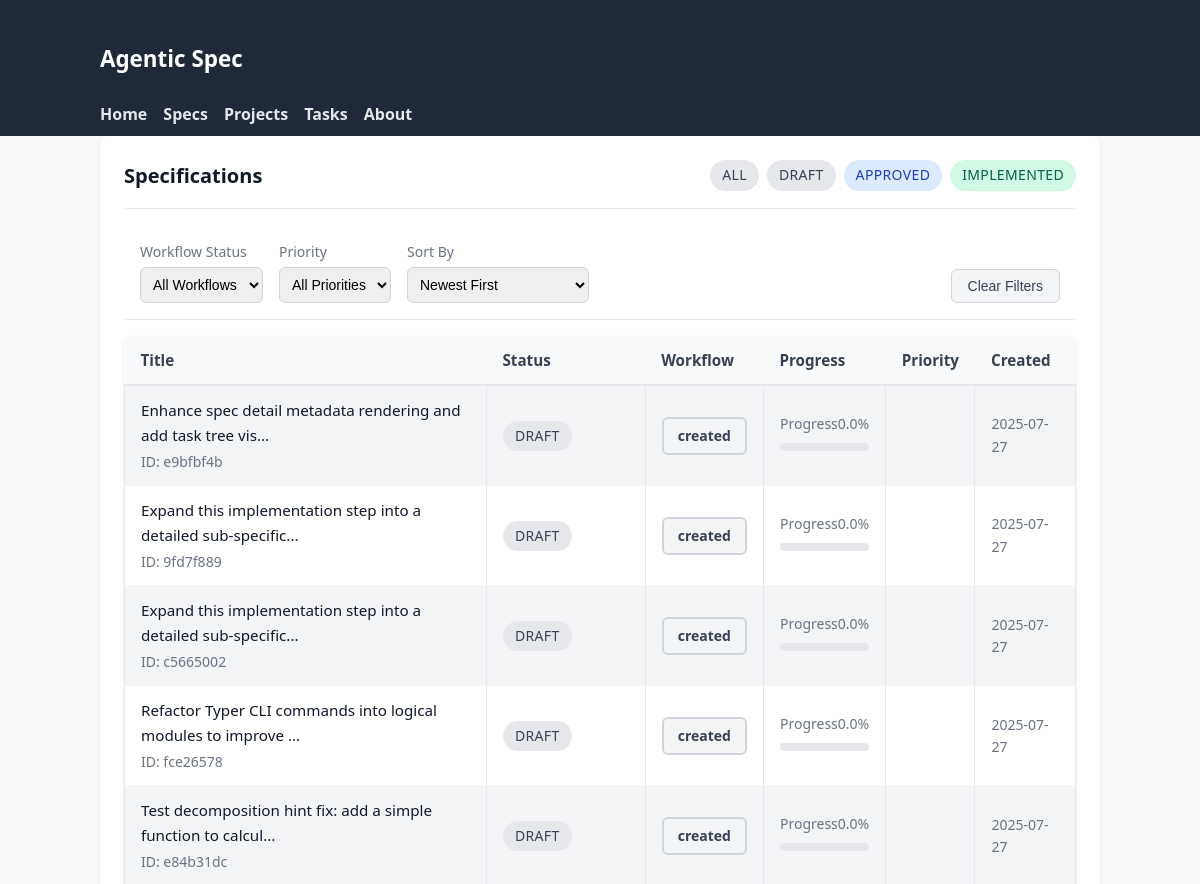
Page /specs (upper part) on the earlier database version.
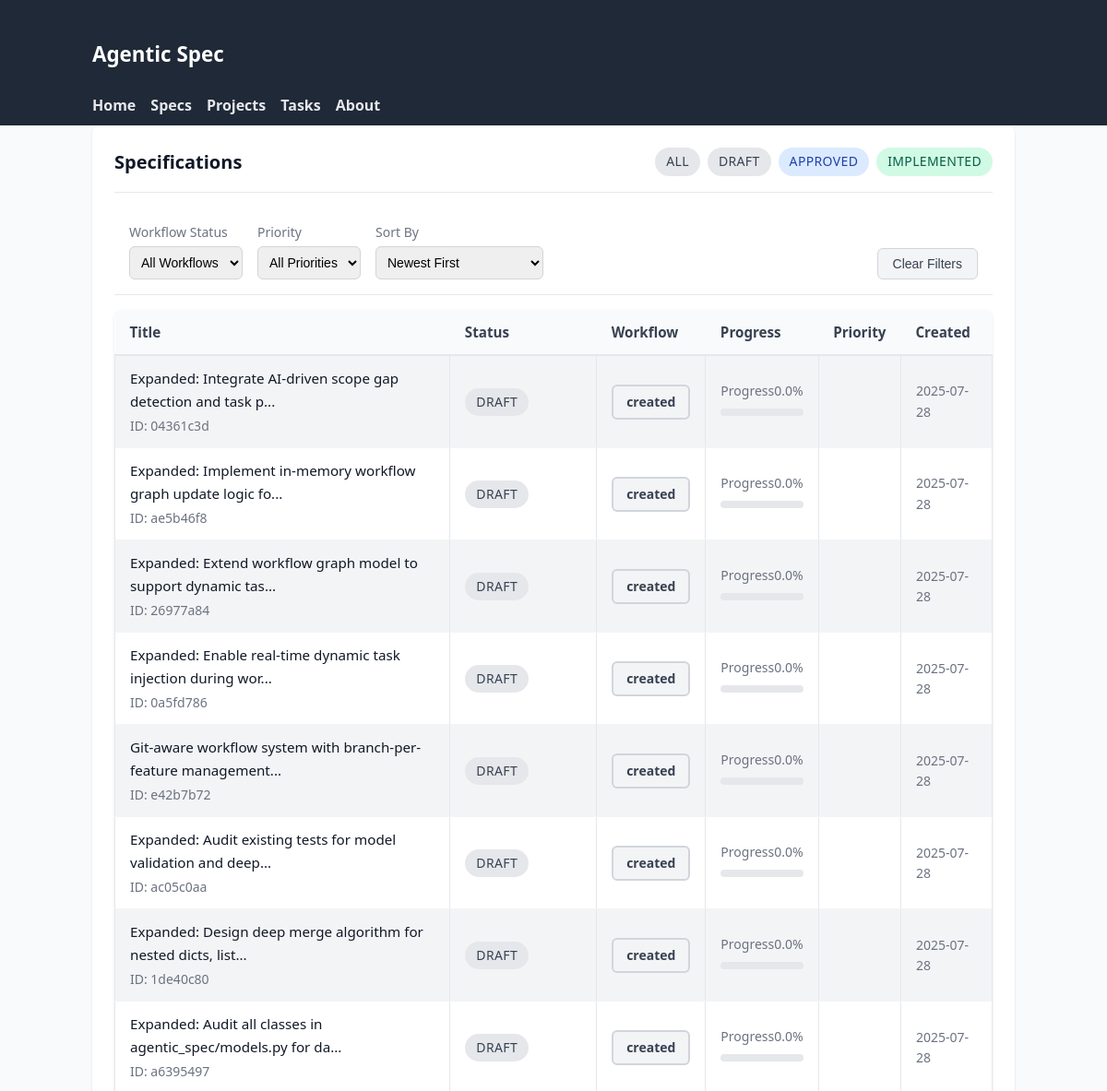
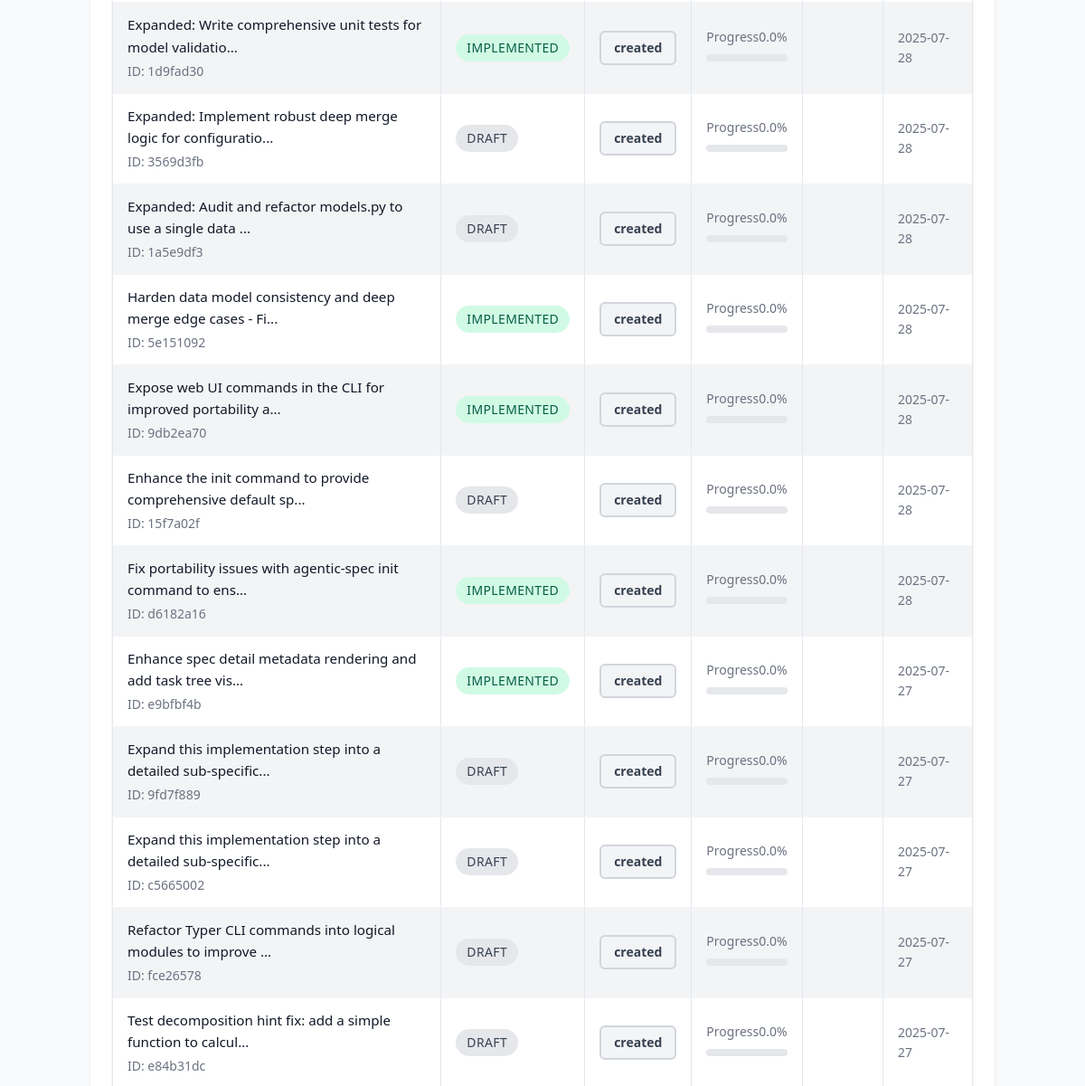
Same page on the later database version (2 pictures, top to bottom).
### tables this page shows
CREATE TABLE specifications (
                id TEXT PRIMARY KEY,
                title TEXT NOT NULL,
                inherits TEXT DEFAULT '[]',
                created TIMESTAMP NOT NULL,
                updated TIMESTAMP NOT NULL,
                version TEXT NOT NULL,
                status TEXT NOT NULL,
                parent_spec_id TEXT,
                child_spec_ids TEXT DEFAULT '[]',
                context TEXT NOT NULL,
                requirements TEXT NOT NULL,
                review_notes TEXT DEFAULT '[]',
                context_parameters TEXT,
                -- Enhanced tracking fields
                workflow_status TEXT DEFAULT 'created',
                is_completed BOOLEAN DEFAULT FALSE,
                completed_at TIMESTAMP,
                last_accessed TIMESTAMP,
                completion_percentage REAL DEFAULT 0.0,
                priority INTEGER DEFAULT 5,
                -- Lifecycle timestamps
                reviewed_at TIMESTAMP,
                approved_at TIMESTAMP,
                implemented_at TIMESTAMP,
                -- Metadata tracking
                created_by TEXT DEFAULT 'system',
                last_updated_by TEXT DEFAULT 'system',
                tags TEXT DEFAULT '[]'
            );

### agentic_spec/web_ui.py (the view)
@app.get("/specs", response_class=HTMLResponse)
async def list_specifications(request: Request, status: str | None = None):
    async with await get_db_manager() as manager:
        if status:
            specs = await manager.backend.list_specifications()
            specs = [s for s in specs if s.status.value == status]
        else:
            specs = await manager.backend.list_specifications()
        ctx = base_context(request, title="Specifications")
        ctx.update({"specs": specs, "current_status": status})
        return templates.TemplateResponse("specs_list.html", ctx)

### agentic_spec/web_templates/specs_list.html (shortened to what this page needs)
{% extends 'base.html' %}
{% block content %}
<div class="card">
  <div class="card-header">
    <h2 class="card-title">Specifications{% if current_status %} – {{ current_status }}{% endif %}</h2>
    <div style="display: flex; gap: 0.5rem;">
      <a href="/specs" class="status-badge {% if not current_status %}draft{% endif %}" style="text-decoration: none;">All</a>
      <a href="/specs?status=draft" class="status-badge draft" style="text-decoration: none;">Draft</a>
      <a href="/specs?status=approved" class="status-badge approved" style="text-decoration: none;">Approved</a>
      <a href="/specs?status=implemented" class="status-badge implemented" style="text-decoration: none;">Implemented</a>
    </div>
  </div>
  <div style="display: flex; gap: 1rem; padding: 1rem; border-bottom: 1px solid #e5e7eb; flex-wrap: wrap;">
    <div>
      <label for="workflow-filter" style="display: block; font-size: 0.875rem; color: #6b7280; margin-bottom: 0.25rem;">Workflow Status</label>
      <select id="workflow-filter" style="padding: 0.5rem; border: 1px solid #d1d5db; border-radius: 0.375rem; font-size: 0.875rem;">
        <option value="">All Workflows</option>
      </select>
    </div>
    <div>
      <label for="priority-filter" style="display: block; font-size: 0.875rem; color: #6b7280; margin-bottom: 0.25rem;">Priority</label>
      <select id="priority-filter" style="padding: 0.5rem; border: 1px solid #d1d5db; border-radius: 0.375rem; font-size: 0.875rem;">
        <option value="">All Priorities</option>
      </select>
    </div>
    <div>
      <label for="sort-by" style="display: block; font-size: 0.875rem; color: #6b7280; margin-bottom: 0.25rem;">Sort By</label>
      <select id="sort-by" style="padding: 0.5rem; border: 1px solid #d1d5db; border-radius: 0.375rem; font-size: 0.875rem;">
        <option value="created-desc">Newest First</option>
      </select>
    </div>
    <div style="margin-left: auto; display: flex; align-items: flex-end;">
      <button id="clear-filters" style="padding: 0.5rem 1rem; background: #f3f4f6; color: #374151; border: 1px solid #d1d5db; border-radius: 0.375rem; font-size: 0.875rem; cursor: pointer;">Clear Filters</button>
    </div>
  </div>
  {% if specs %}
  <table>
    <thead>
      <tr>
        <th>Title</th>
        <th>Status</th>
        <th>Workflow</th>
        <th>Progress</th>
        <th>Priority</th>
        <th>Created</th>
      </tr>
    </thead>
    <tbody>
      {% for s in specs %}
      <tr>
        <td>
          <a href="/specs/{{ s.id }}">{{ s.title[:60] }}{% if s.title|length > 60 %}...{% endif %}</a>
          <div class="card-subtitle">ID: {{ s.id }}</div>
        </td>
        <td>
          <span class="status-badge {{ s.status.value }}">{{ s.status.value }}</span>
        </td>
        <td>
          <span class="workflow-badge {{ s.workflow_status.value }}">{{ s.workflow_status.value }}</span>
        </td>
        <td>
          <div class="progress-label">
            <span>Progress</span>
            <span>{{ s.completion_percentage }}%</span>
          </div>
          <div class="progress-bar">
          </div>
        </td>
        <td>
          {% if s.priority %}
          <span class="priority-indicator priority-{{ s.priority.value }}"></span>
          {% else %}
          <span style="color: #9ca3af;">-</span>
          {% endif %}
        </td>
        <td style="font-size: 0.875rem; color: #6b7280;">
          {{ s.created.strftime('%Y-%m-%d') }}
        </td>
      </tr>
      {% endfor %}
    </tbody>
  </table>
  {% else %}
  <p style="color: #6b7280; text-align: center; padding: 3rem 0;">
    No specifications found{% if current_status %} with status "{{ current_status }}"{% endif %}.
  </p>
  {% endif %}
</div>
{% endblock %}

Differences in the rows shown:
added specifications: title "Expanded: Integrate AI-driven scope gap detection and task p", id "04361c3d", status.value "DRAFT", workflow_status.value "created", completion_percentage "0.0", created "2025-07-28"
added specifications: title "Expanded: Implement in-memory workflow graph update logic fo", id "ae5b46f8", status.value "DRAFT", workflow_status.value "created", completion_percentage "0.0", created "2025-07-28"
added specifications: title "Expanded: Extend workflow graph model to support dynamic tas", id "26977a84", status.value "DRAFT", workflow_status.value "created", completion_percentage "0.0", created "2025-07-28"
added specifications: title "Expanded: Enable real-time dynamic task injection during wor", id "0a5fd786", status.value "DRAFT", workflow_status.value "created", completion_percentage "0.0", created "2025-07-28"
added specifications: title "Git-aware workflow system with branch-per-feature management", id "e42b7b72", status.value "DRAFT", workflow_status.value "created", completion_percentage "0.0", created "2025-07-28"
added specifications: title "Expanded: Audit existing tests for model validation and deep", id "ac05c0aa", status.value "DRAFT", workflow_status.value "created", completion_percentage "0.0", created "2025-07-28"
added specifications: title "Expanded: Design deep merge algorithm for nested dicts, list", id "1de40c80", status.value "DRAFT", workflow_status.value "created", completion_percentage "0.0", created "2025-07-28"
added specifications: title "Expanded: Audit all classes in agentic_spec/models.py for da", id "a6395497", status.value "DRAFT", workflow_status.value "created", completion_percentage "0.0", created "2025-07-28"
added specifications: title "Expanded: Write comprehensive unit tests for model validatio", id "1d9fad30", status.value "IMPLEMENTED", workflow_status.value "created", completion_percentage "0.0", created "2025-07-28"
added specifications: title "Expanded: Implement robust deep merge logic for configuratio", id "3569d3fb", status.value "DRAFT", workflow_status.value "created", completion_percentage "0.0", created "2025-07-28"
added specifications: title "Expanded: Audit and refactor models.py to use a single data", id "1a5e9df3", status.value "DRAFT", workflow_status.value "created", completion_percentage "0.0", created "2025-07-28"
added specifications: title "Harden data model consistency and deep merge edge cases - Fi", id "5e151092", status.value "IMPLEMENTED", workflow_status.value "created", completion_percentage "0.0", created "2025-07-28"
added specifications: title "Expose web UI commands in the CLI for improved portability a", id "9db2ea70", status.value "IMPLEMENTED", workflow_status.value "created", completion_percentage "0.0", created "2025-07-28"
added specifications: title "Enhance the init command to provide comprehensive default sp", id "15f7a02f", status.value "DRAFT", workflow_status.value "created", completion_percentage "0.0", created "2025-07-28"
added specifications: title "Fix portability issues with agentic-spec init command to ens", id "d6182a16", status.value "IMPLEMENTED", workflow_status.value "created", completion_percentage "0.0", created "2025-07-28"
changed specifications "Enhance spec detail metadata rendering and add task tree vis": status "draft" → "implemented" (drawn); status.value "DRAFT" → "IMPLEMENTED"
